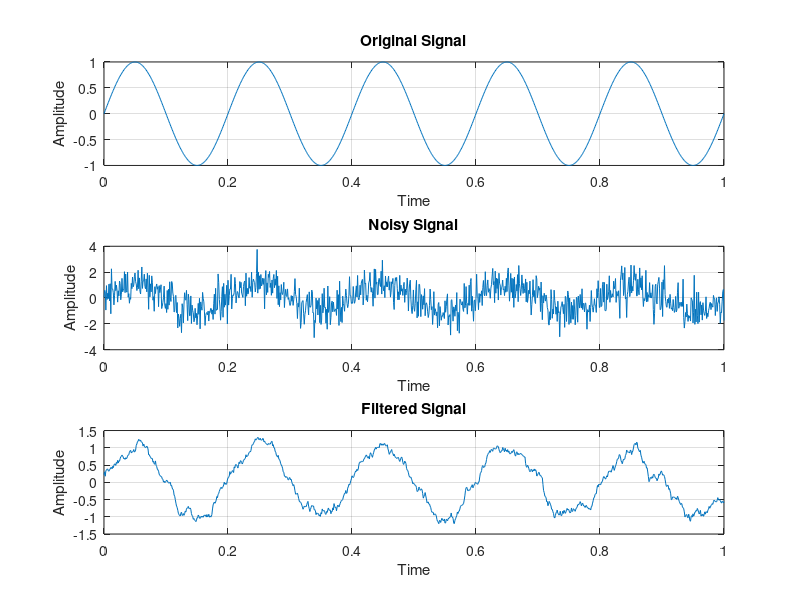
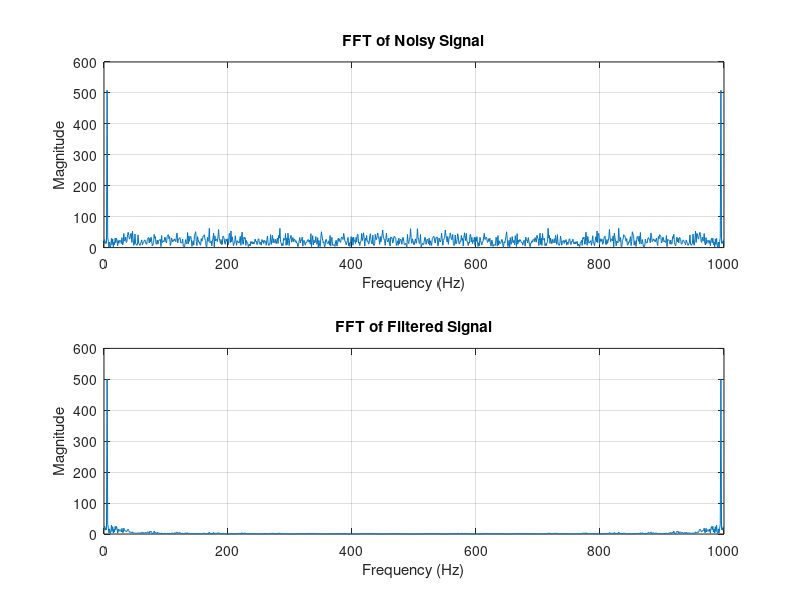

Source code (MATLAB) for these figures, in order:
clc;
clear;
close all;

%% Time Vector
t = 0:0.001:1;

Fs = 1000;  % Sampling frequency

%% Original Signal
f = 5;
signal = sin(2*pi*f*t);

%% Add Noise
noise = 0.8*randn(size(t));
noisy_signal = signal + noise;

%% Low Pass Filter (Moving Average)
filter_size = 20;
filtered_signal = movmean(noisy_signal, filter_size);

%% Time Domain Plots
figure;

subplot(3,1,1);
plot(t, signal);
title('Original Signal');
xlabel('Time');
ylabel('Amplitude');
grid on;

subplot(3,1,2);
plot(t, noisy_signal);
title('Noisy Signal');
xlabel('Time');
ylabel('Amplitude');
grid on;

subplot(3,1,3);
plot(t, filtered_signal);
title('Filtered Signal');
xlabel('Time');
ylabel('Amplitude');
grid on;

%% FFT Analysis

N = length(t);
freq = (0:N-1)*(Fs/N);

FFT_noisy = abs(fft(noisy_signal));
FFT_filtered = abs(fft(filtered_signal));

%% Frequency Domain Plot
figure;

subplot(2,1,1);
plot(freq, FFT_noisy);
title('FFT of Noisy Signal');
xlabel('Frequency (Hz)');
ylabel('Magnitude');
grid on;

subplot(2,1,2);
plot(freq, FFT_filtered);
title('FFT of Filtered Signal');
xlabel('Frequency (Hz)');
ylabel('Magnitude');
grid on;
